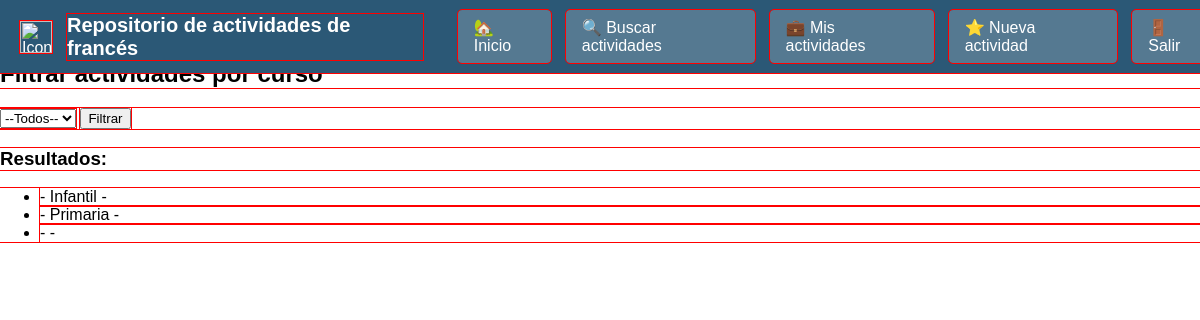
/buscar-actividades/ (signed in), run on an earlier commit of the app's database.
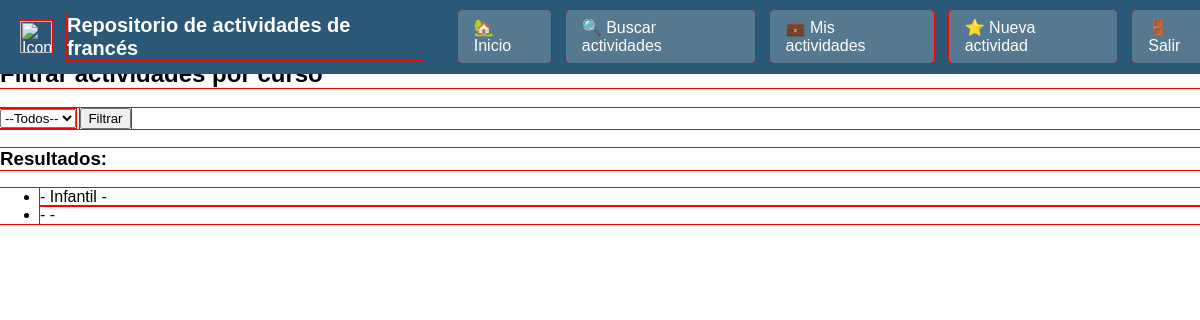
And on a later commit of the database.
### app/models.py (models this page shows, shortened)
class Actividad(models.Model):
    class Curso(models.TextChoices):
        INFANTIL = 'infantil', 'Infantil'
        PRIMARIA = 'primaria', 'Primaria'
    class Tag(models.TextChoices):
        VERBOS = 'verbos', 'Verbos'
        VOCABULARIO = 'vocabulario', 'Vocabulario'
        COMPRENSION = 'comprension', 'Comprensión'
    usuario = models.ForeignKey(User, on_delete=models.CASCADE, related_name='actividades')
    titulo = models.CharField(max_length=255)
    curso = models.CharField(max_length=20, choices=Curso.choices)
    tags = models.CharField(max_length=200)
    json = models.CharField(max_length=2000)
    imagen = models.ImageField(upload_to='actividades/', null=True, blank=True)

### app/views.py (the view)
# urls.py: path('buscar-actividades/', views.buscar_actividades, name='buscar_actividades'),
@login_required
def buscar_actividades(request):
    curso_seleccionado = request.GET.get('curso')
    if curso_seleccionado in [Actividad.Curso.INFANTIL, Actividad.Curso.PRIMARIA]:
        actividades = Actividad.objects.filter(curso=curso_seleccionado)
    else:
        actividades = Actividad.objects.all() # si no encuentra nada mostramos todas las actividades
    return render(request, 'buscar_actividades.html', {
        'actividades': actividades,
        'curso_seleccionado': curso_seleccionado
    })

### app/templates/buscar_actividades.html (shortened to what this page needs)
{% extends 'base.html' %}
{% load static %}
{% block content %}
 <h2>Filtrar actividades por curso</h2>
    <form method="get" action="{% url 'buscar_actividades' %}">
        <select name="curso">
            <option value="">--Todos--</option>
        </select>
        <button type="submit">Filtrar</button>
    </form>
    <h3>Resultados:</h3>
    <ul>
        {% for actividad in actividades %}
            <li>{{ actividad.nombre }} - {{ actividad.get_curso_display }} - {{ actividad.fecha }}</li>
        {% empty %}
            <li>No se encontraron actividades</li>
        {% endfor %}
    </ul>
{% endblock %}

What changed in the data, as far as the page shows it:
removed Actividad: curso "Primaria"
